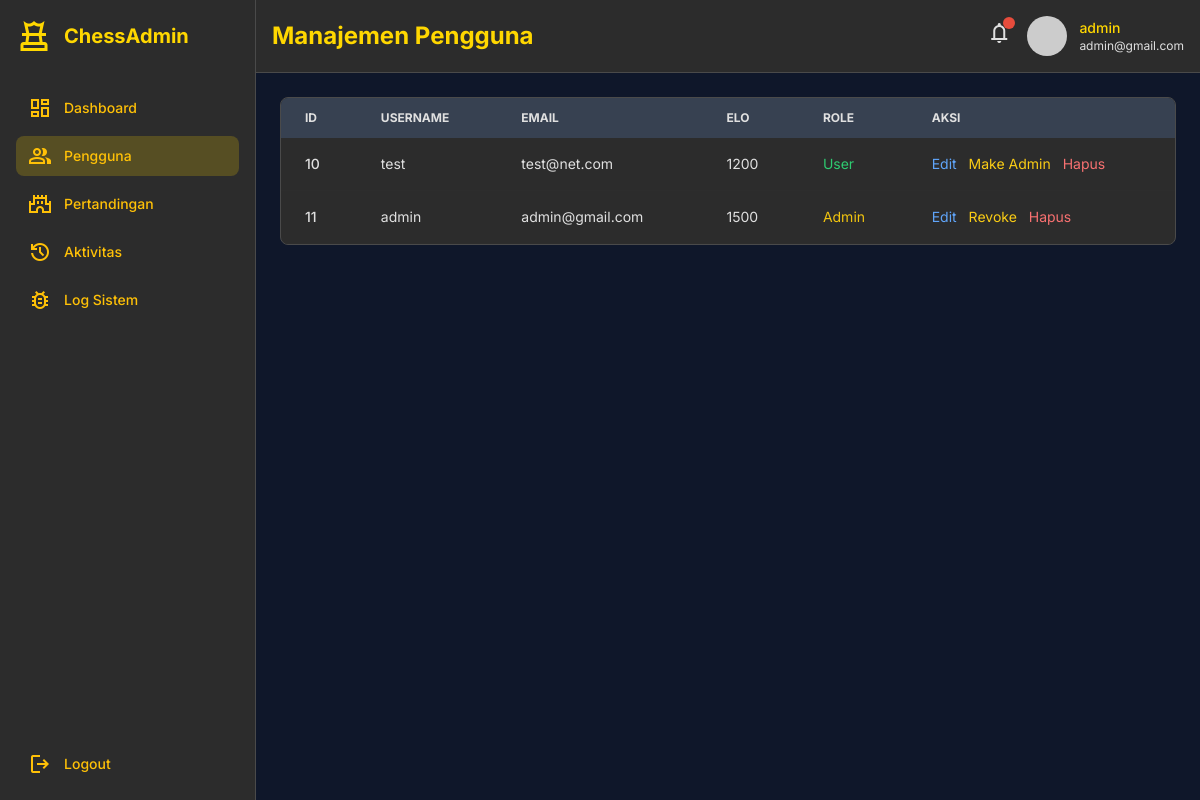
/admin.php?section=users (signed in), run on the app's committed database.
### tables this page shows
CREATE TABLE `users` (
  `id` int(11) NOT NULL,
  `username` varchar(50) NOT NULL,
  `email` varchar(100) NOT NULL,
  `password` varchar(255) NOT NULL,
  `elo_rating` int(11) DEFAULT 1200,
  `games_won` int(11) DEFAULT 0,
  `games_lost` int(11) DEFAULT 0,
  `games_draw` int(11) DEFAULT 0,
  `total_games` int(11) DEFAULT 0,
  `created_at` timestamp NOT NULL DEFAULT current_timestamp(),
  `last_login` timestamp NULL DEFAULT NULL,
  `is_admin` tinyint(1) DEFAULT 0,
  `avatar_url` varchar(255) DEFAULT NULL
);

### config.php (called while the page is built, shortened)
<?php
try {
    $conn = new mysqli(DB_HOST, DB_USER, DB_PASS, DB_NAME);
    $conn->set_charset("utf8mb4");
} catch (Exception $e) {
    die("Database connection error: " . $e->getMessage());
}
function getUserById($user_id) {
    global $conn;
    $stmt = $conn->prepare("SELECT * FROM users WHERE id = ?");
    $stmt->bind_param("i", $user_id);
    $stmt->execute();
    $result = $stmt->get_result();
    return $result->fetch_assoc();
}
?>

### admin.php (the view, shortened to what this page needs)
<?php
require_once 'config.php';
$admin = getUserById($_SESSION['user_id']);
$section = isset($_GET['section']) ? $_GET['section'] : 'dashboard';
$users = [];
if ($section === 'users' || $section === 'dashboard') {
    $result = $conn->query("SELECT id, username, email, elo_rating, is_admin FROM users LIMIT 50");
    if ($result) {
        while ($row = $result->fetch_assoc()) {
            $users[] = $row;
        }
    }
}
?>
<!DOCTYPE html>
<html class="dark" lang="en">
<head>
    <script src="https://cdn.tailwindcss.com?plugins=forms,container-queries"></script>
    <link href="style.css" rel="stylesheet"/>
</head>
<body class="font-display bg-background-dark text-text-secondary-dark">
    <div class="relative flex min-h-screen w-full">
        <aside class="flex flex-col w-64 bg-surface-dark border-r border-border-dark p-4">
            <div class="flex items-center gap-3 mb-8">
                <span class="material-symbols-outlined text-primary text-4xl">chess</span>
                <h1 class="text-xl font-bold text-text-main-dark">ChessAdmin</h1>
            </div>
            <div class="flex flex-col justify-between flex-1">
                <div class="flex flex-col gap-2">
                    <a class="flex items-center gap-3 px-3 py-2 rounded-lg <?php echo ($section === 'dashboard') ? 'bg-primary/20 text-primary' : 'hover:bg-primary/10 hover:text-primary-light'; ?> transition-colors-transform" href="admin.php?section=dashboard">
                        <span class="material-symbols-outlined">dashboard</span>
                        <p class="text-sm font-medium">Dashboard</p>
                    </a>
                    <a class="flex items-center gap-3 px-3 py-2 rounded-lg <?php echo ($section === 'users') ? 'bg-primary/20 text-primary' : 'hover:bg-primary/10 hover:text-primary-light'; ?> transition-colors-transform" href="admin.php?section=users">
                        <span class="material-symbols-outlined">group</span>
                        <p class="text-sm font-medium">Pengguna</p>
                    </a>
                    <a class="flex items-center gap-3 px-3 py-2 rounded-lg <?php echo ($section === 'games') ? 'bg-primary/20 text-primary' : 'hover:bg-primary/10 hover:text-primary-light'; ?> transition-colors-transform" href="admin.php?section=games">
                        <span class="material-symbols-outlined">castle</span>
                        <p class="text-sm font-medium">Pertandingan</p>
                    </a>
                    <a class="flex items-center gap-3 px-3 py-2 rounded-lg <?php echo ($section === 'activities') ? 'bg-primary/20 text-primary' : 'hover:bg-primary/10 hover:text-primary-light'; ?> transition-colors-transform" href="admin.php?section=activities">
                        <span class="material-symbols-outlined">history</span>
                        <p class="text-sm font-medium">Aktivitas</p>
                    </a>
                    <a class="flex items-center gap-3 px-3 py-2 rounded-lg <?php echo ($section === 'logs') ? 'bg-primary/20 text-primary' : 'hover:bg-primary/10 hover:text-primary-light'; ?> transition-colors-transform" href="admin.php?section=logs">
                        <span class="material-symbols-outlined">bug_report</span>
                        <p class="text-sm font-medium">Log Sistem</p>
                    </a>
                </div>
                <div class="flex flex-col gap-1">
                    <a class="flex items-center gap-3 px-3 py-2 rounded-lg hover:bg-primary/10 hover:text-primary-light transition-colors-transform" href="logout.php">
                        <span class="material-symbols-outlined">logout</span>
                        <p class="text-sm font-medium">Logout</p>
                    </a>
                </div>
            </div>
        </aside>
        <main class="flex-1">
            <header class="flex items-center justify-between p-4 border-b bg-surface-dark border-border-dark">
                <h1 class="text-2xl font-bold text-text-main-dark">
                    <?php
                    switch ($section) {
                        case 'users':
                            echo 'Manajemen Pengguna';
                            break;
                    }
                    ?>
                </h1>
                <div class="flex items-center gap-4">
                    <button class="relative text-text-secondary-dark hover:text-primary-light transition-colors-transform">
                        <span class="material-symbols-outlined">notifications</span>
                        <span class="absolute -top-1 -right-1 flex h-3 w-3">
                            <span class="relative inline-flex rounded-full h-3 w-3 bg-red-status"></span>
                        </span>
                    </button>
                    <div class="flex items-center gap-3">
                        <div class="bg-center bg-no-repeat aspect-square bg-cover rounded-full size-10" style='background-image: url("<?php echo $admin['avatar_url'] ?? 'https://ui-avatars.com/api/?name=' . urlencode($admin['username']) . '&background=FFD700&color=1A1A1A'; ?>");'></div>
                        <div class="flex-col hidden md:flex">
                            <h2 class="text-sm font-medium text-text-main-dark"><?php echo htmlspecialchars($admin['username']); ?></h2>
                            <p class="text-xs text-text-secondary-dark"><?php echo htmlspecialchars($admin['email']); ?></p>
                        </div>
                    </div>
                </div>
            </header>
            <div class="p-6 space-y-6">
                <?php if ($section === 'users'): ?>
                <div class="space-y-4">
                    <div class="overflow-x-auto bg-surface-dark border border-border-dark rounded-lg">
                        <table class="min-w-full text-sm text-left">
                            <thead class="text-xs uppercase bg-background-dark text-text-secondary-dark">
                                <tr>
                                    <th class="px-6 py-3">ID</th>
                                    <th class="px-6 py-3">Username</th>
                                    <th class="px-6 py-3">Email</th>
                                    <th class="px-6 py-3">ELO</th>
                                    <th class="px-6 py-3">Role</th>
                                    <th class="px-6 py-3">Aksi</th>
                                </tr>
                            </thead>
                            <tbody class="text-text-secondary-dark">
                                <?php foreach ($users as $u): ?>
                                <tr class="border-b border-border-dark hover:bg-primary/5 transition-colors-transform">
                                    <td class="px-6 py-4 font-medium"><?php echo $u['id']; ?></td>
                                    <td class="px-6 py-4"><?php echo htmlspecialchars($u['username']); ?></td>
                                    <td class="px-6 py-4"><?php echo htmlspecialchars($u['email']); ?></td>
                                    <td class="px-6 py-4"><?php echo $u['elo_rating']; ?></td>
                                    <td class="px-6 py-4"><?php echo $u['is_admin'] ? '<span class="text-yellow-status">Admin</span>' : '<span class="text-green-status">User</span>'; ?></td>
                                    <td class="px-6 py-4 space-x-2">
                                        <button onclick="openEditUser(<?php echo $u['id']; ?>,'<?php echo addslashes($u['username']); ?>','<?php echo addslashes($u['email']); ?>',<?php echo $u['elo_rating']; ?>)" class="text-blue-400 hover:text-blue-300">Edit</button>
                                        <?php if ($u['id'] !== $_SESSION['user_id']): ?>
                                        <form method="POST" style="display:inline;">
                                            <button type="submit" class="text-yellow-400 hover:text-yellow-300"><?php echo $u['is_admin'] ? 'Revoke' : 'Make Admin'; ?></button>
                                        </form>
                                        <form method="POST" style="display:inline;" onsubmit="return confirm('Yakin hapus user?');">
                                            <button type="submit" class="text-red-400 hover:text-red-300">Hapus</button>
                                        </form>
                                        <?php endif; ?>
                                    </td>
                                </tr>
                                <?php endforeach; ?>
                            </tbody>
                        </table>
                    </div>
                </div>
                <?php endif; ?>
            </div>
        </main>
    </div>
</body>
</html>

### style.css (style rules this page uses)
* { margin: 0; padding: 0; box-sizing: border-box; }
body { font-family: 'Inter', -apple-system, BlinkMacSystemFont, 'Segoe UI', Roboto, sans-serif; -webkit-font-smoothing: antialiased; -moz-osx-font-smoothing: grayscale; }
.material-symbols-outlined { font-variation-settings: 'FILL' 0, 'wght' 400, 'GRAD' 0, 'opsz' 24; font-size: 24px; }
:root { --primary: #FFC107; --primary-light: #FFEB3B; --primary-dark: #D97706; --primary-focus: #B45309; --accent: #FFD54F; --background-light: #F8F9FA; --background-cream: #FDFBF6; --surface-light: #FFFFFF; --card-light: #FFFFFF; --text-light-primary: #1A1A1A; --text-light-secondary: #666666; --text-muted-light: #6B7280; --border-light: #E0E0E0; --green-status: #2ECC71; --red-status: #E74C3C; --yellow-status: #F1C40F; }
.dark { --background-dark: #0F172A; --background-dark-alt: #1A1A1A; --background-dark-warm: #1C1917; --background-dark-deep: #111827; --surface-dark: #1E293B; --surface-dark-alt: #2C2C2C; --surface-dark-secondary: #374151; --card-dark: #1E1E1E; --text-dark-primary: #F9FAFB; --text-dark-secondary: #D1D5DB; --text-dark-muted: #94A3B8; --text-main-dark: #FFD700; --border-dark: #2D2D2D; --border-dark-alt: #4A4A4A; }
h1, h2, h3, h4, h5, h6 { font-weight: 700; line-height: 1.2; }
p { line-height: 1.6; }
.transition-colors-transform { transition: all 0.2s ease-in-out; }
table { border-collapse: collapse; width: 100%; }
thead { background-color: var(--surface-light); }
.dark thead { background-color: var(--surface-dark-secondary); }
tbody tr { border-bottom: 1px solid var(--border-light); }
.dark tbody tr { border-bottom: 1px solid var(--border-dark); }
@media (min-width: 768px) { .md\:flex { display: flex; } }
.dark body { background-color: var(--background-dark); color: var(--text-dark-primary); }
.dark a { color: var(--primary); }

### data on the page
users: username "admin", email "admin@gmail.com", id "11", elo_rating "1500", is_admin "Admin"
users: id "10", username "test", email "test@net.com", elo_rating "1200", is_admin "User"
